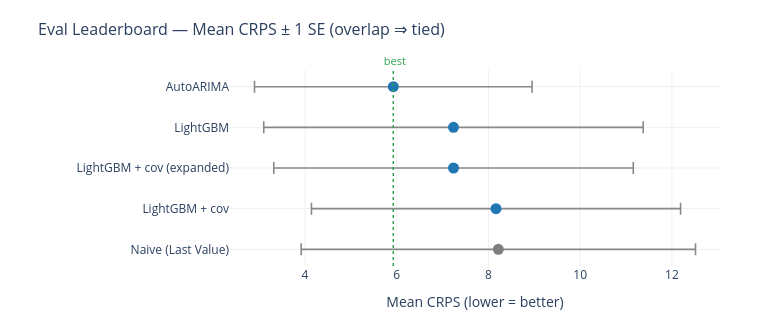

Notebook code for this chart:
### Code cell
# Same leaderboard, now with a standard-error bar on each mean. If the bars of
# the top methods overlap, their ordering is not statistically distinguishable —
# the honest verdict when only a few origins have been scored.
viz.make_leaderboard_interval_chart(eval_board)

### Figure 1 — Plotly figure (JSON) as saved in the notebook; plotly's stock layout.template omitted (floating-point values rounded to 4 significant figures)
{"data": [{"error_x": {"array": [4.299, 4.025, 3.92, 4.137, 3.026], "color": "#888888", "thickness": 1.6, "type": "data", "width": 6}, "hovertemplate": "%{y}<br>CRPS %{x:.3f} ± %{error_x.array:.3f}<extra></extra>", "marker": {"color": ["#7f7f7f", "#1f77b4", "#1f77b4", "#1f77b4", "#1f77b4"], "size": 11}, "mode": "markers", "showlegend": false, "type": "scatter", "x": [8.215, 8.164, 7.238, 7.237, 5.925], "y": ["Naive (Last Value)", "LightGBM + cov", "LightGBM + cov (expanded)", "LightGBM", "AutoARIMA"]}], "layout": {"annotations": [{"font": {"color": "#31a354", "size": 11}, "showarrow": false, "text": " best", "x": 5.925, "xanchor": "center", "xref": "x", "y": 1, "yanchor": "bottom", "yref": "y domain"}], "height": 320, "margin": {"b": 50, "l": 230, "r": 40, "t": 70}, "shapes": [{"line": {"color": "#31a354", "dash": "dot", "width": 1.5}, "type": "line", "x0": 5.925, "x1": 5.925, "xref": "x", "y0": 0, "y1": 1, "yref": "y domain"}], "title": {"font": {"size": 16}, "text": "Eval Leaderboard — Mean CRPS ± 1 SE (overlap ⇒ tied)"}, "width": 760, "xaxis": {"gridcolor": "#f0f0f0", "showgrid": true, "title": {"text": "Mean CRPS (lower = better)"}}, "yaxis": {"title": {"text": ""}}}}
